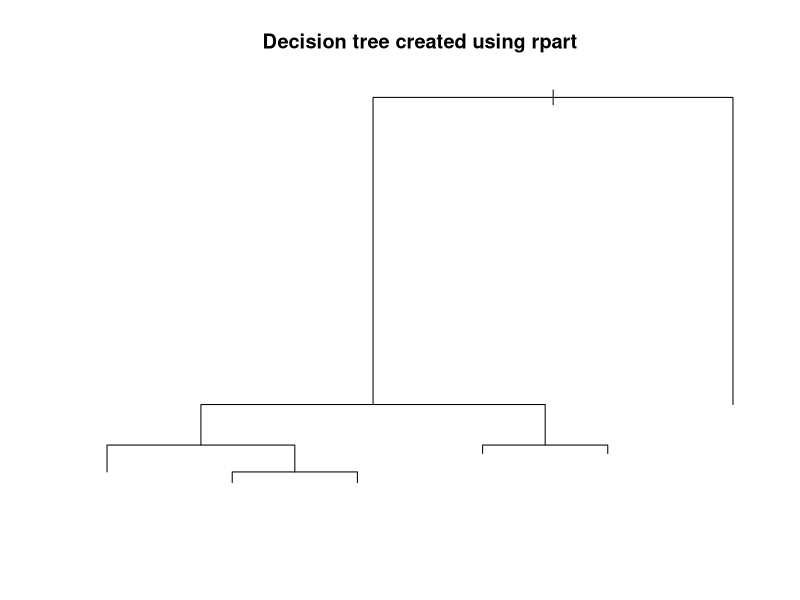
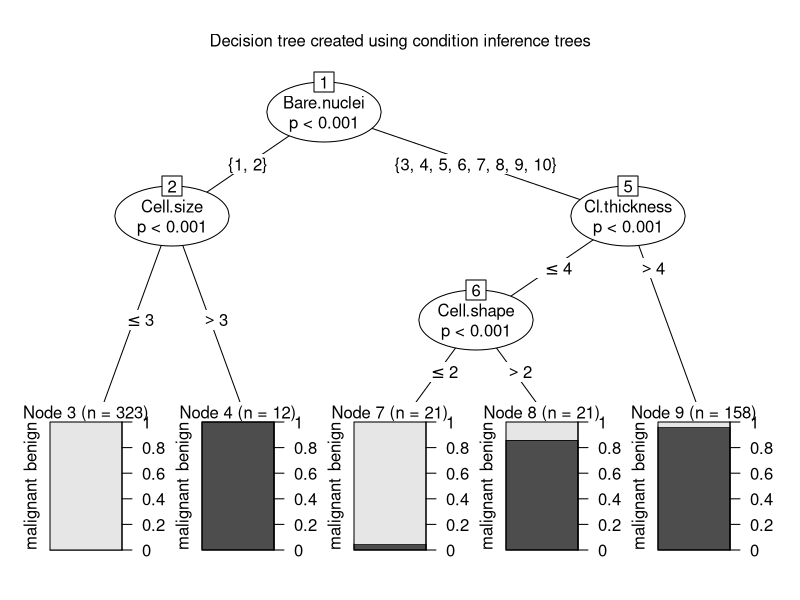
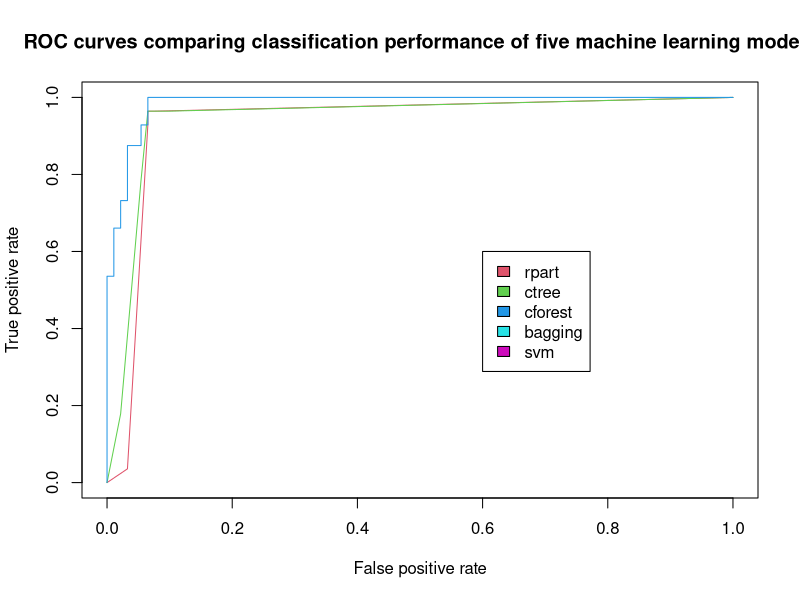
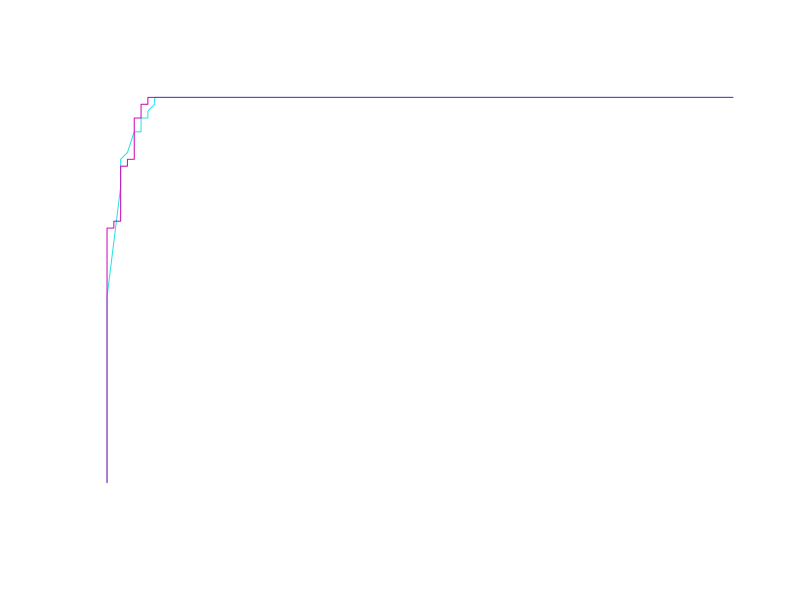

Recreate these plots in R, in order.
## ---- chunk 1
knitr::opts_chunk$set(echo = TRUE)
## ---- chunk 2
#load the mlbench package which has the BreastCancer data set
require(mlbench)

# if you don't have any required package, use the install.packages() command
# load the data set
data(BreastCancer)
# some algorithms don't like missing values, so remove rows with missing values
BreastCancer <- na.omit(BreastCancer) 
# remove the unique identifier, which is useless and would confuse the machine learning algorithms
BreastCancer$Id <- NULL 

# partition the data set for 80% training and 20% evaluation (adapted from ?randomForest)
set.seed(2)

ind <- sample(2, nrow(BreastCancer), replace = TRUE, prob=c(0.8, 0.2))


## ---- chunk 3

# create model using recursive partitioning on the training data set
require(rpart)
x.rp <- rpart(Class ~ ., data=BreastCancer[ind == 1,])
# predict classes for the evaluation data set
x.rp.pred <- predict(x.rp, type="class", newdata=BreastCancer[ind == 2,])
# score the evaluation data set (extract the probabilities)
x.rp.prob <- predict(x.rp, type="prob", newdata=BreastCancer[ind == 2,])

# To view the decision tree
plot(x.rp, main="Decision tree created using rpart")






## ---- chunk 4

# create model using conditional inference trees
require(party)
x.ct <- ctree(Class ~ ., data=BreastCancer[ind == 1,])
x.ct.pred <- predict(x.ct, newdata=BreastCancer[ind == 2,])
x.ct.prob <-  1- unlist(treeresponse(x.ct, BreastCancer[ind == 2,]), use.names=F)[seq(1,nrow(BreastCancer[ind == 2,])*2,2)]


# To view the decision tree
plot(x.ct, main="Decision tree created using condition inference trees")


## ---- chunk 5

# create model using random forest and bagging ensemble using conditional inference trees
x.cf <- cforest(Class ~ ., data=BreastCancer[ind == 1,], control = cforest_unbiased(mtry = ncol(BreastCancer)-2))
x.cf.pred <- predict(x.cf, newdata=BreastCancer[ind == 2,])
x.cf.prob <-  1- unlist(treeresponse(x.cf, BreastCancer[ind == 2,]), use.names=F)[seq(1,nrow(BreastCancer[ind == 2,])*2,2)]


## ---- chunk 6


# create model using bagging (bootstrap aggregating)
require(ipred)
x.ip <- bagging(Class ~ ., data=BreastCancer[ind == 1,])
x.ip.prob <- predict(x.ip, type="prob", newdata=BreastCancer[ind == 2,])


## ---- chunk 7

# create model using svm (support vector machine)
require(e1071)

# svm requires tuning
x.svm.tune <- tune(svm, Class~., data = BreastCancer[ind == 1,],
                   ranges = list(gamma = 2^(-8:1), cost = 2^(0:4)),
                   tunecontrol = tune.control(sampling = "fix"))
# display the tuning results (in text format)
x.svm.tune
# If the tuning results are on the margin of the parameters (e.g., gamma = 2^-8), 
# then widen the parameters.
# I manually copied the cost and gamma from console messages above to parameters below.
x.svm <- svm(Class~., data = BreastCancer[ind == 1,], cost=4, gamma=0.0625, probability = TRUE)
x.svm.prob <- predict(x.svm, type="prob", newdata=BreastCancer[ind == 2,], probability = TRUE)


## ---- chunk 8
##
## plot ROC curves to compare the performance of the individual classifiers
##

# Output the plot to a PNG file for display on web. 
png(filename="roc_curve_5_models.png", width=700, height=700)

# load the ROCR package which draws the ROC curves
require(ROCR)

# create an ROCR prediction object from rpart() probabilities
x.rp.prob.rocr <- prediction(x.rp.prob[,2], BreastCancer[ind == 2,'Class'])
# prepare an ROCR performance object for ROC curve (tpr=true positive rate, fpr=false positive rate)
x.rp.perf <- performance(x.rp.prob.rocr, "tpr","fpr")
# plot it
plot(x.rp.perf, col=2, main="ROC curves comparing classification performance of five machine learning models")
## ---- chunk 9
# Draw a legend.
legend(0.6, 0.6, c('rpart', 'ctree', 'cforest','bagging','svm'), 2:6)

# ctree
x.ct.prob.rocr <- prediction(x.ct.prob, BreastCancer[ind == 2,'Class'])
x.ct.perf <- performance(x.ct.prob.rocr, "tpr","fpr")
# add=TRUE draws on the existing chart 
plot(x.ct.perf, col=3, add=TRUE)


# cforest
x.cf.prob.rocr <- prediction(x.cf.prob, BreastCancer[ind == 2,'Class'])
x.cf.perf <- performance(x.cf.prob.rocr, "tpr","fpr")
plot(x.cf.perf, col=4, add=TRUE)
## ---- chunk 10


# bagging
x.ip.prob.rocr <- prediction(x.ip.prob[,2], BreastCancer[ind == 2,'Class'])
x.ip.perf <- performance(x.ip.prob.rocr, "tpr","fpr")
plot.new()
plot(x.ip.perf, col=5, add=TRUE)
# svm
x.svm.prob.rocr <- prediction(attr(x.svm.prob, "probabilities")[,2], BreastCancer[ind == 2,'Class'])
x.svm.perf <- performance(x.svm.prob.rocr, "tpr","fpr")

plot(x.svm.perf, col=6, add=TRUE)

# Close and save the PNG file.
dev.off()
